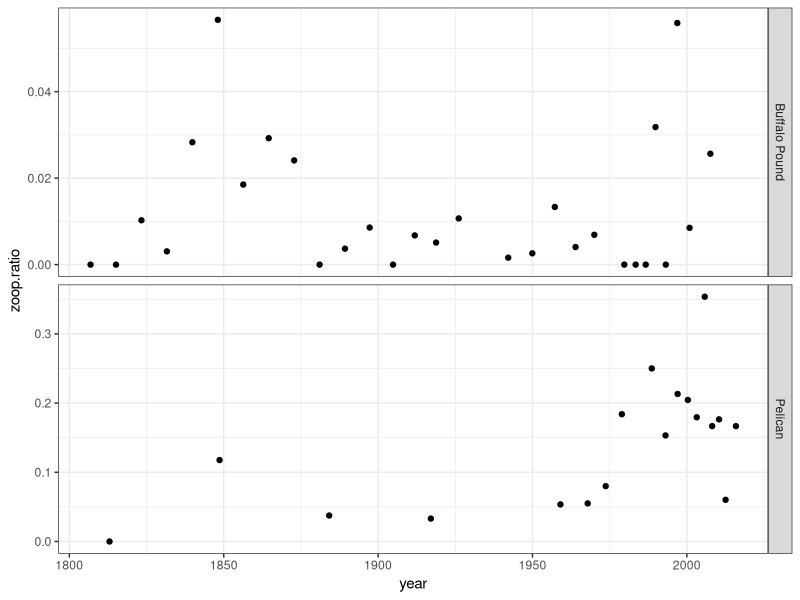
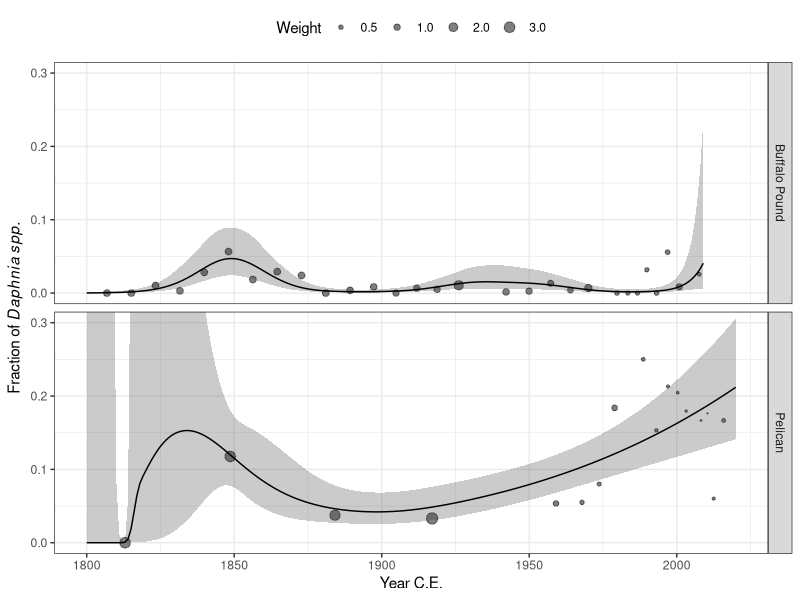
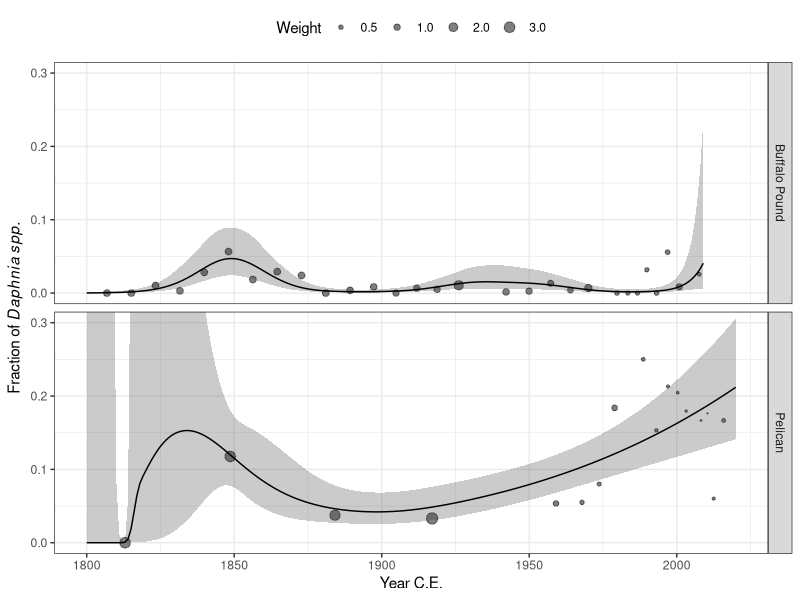

Source code (R) for these figures, in order:
library('readr')   # for importing data
library('dplyr')   # for data wrangling funtions; e.g. mutate(), select(), %>%
library('tidyr')   # for data wrangling funcrions; e.g. expand_grid(), pivot_*
library('ggplot2') # for plotting
library('mgcv')    # for modeling
theme_set(theme_bw())

d <- read_csv('data/full-dataset.csv',
              col_types = cols(.default = 'd', lake = 'f')) %>%
  filter(!is.na(zoop.ratio))

# plotting ####
ggplot(d, aes(year, zoop.ratio)) +
  facet_grid(lake ~ ., scales = 'free_y') +
  geom_point(na.rm = TRUE)

# modelling ####
m.zoops <- gam(zoop.ratio ~ lake + s(year, k = 20, by = lake, bs = 'ad'),
               family = betar(link = 'logit'),
               data = d,
               method = 'REML',
               weights = weight)

# inverse logit function
logit.inv <- function(x) {
  exp(x) / (1 + exp(x))
}

pred <-
  expand_grid(lake = levels(d$lake), year = seq(1800, 2020)) %>%
  filter((lake == 'Buffalo Pound' & year < 2010) | lake == 'Pelican') %>%
  mutate(predict(m.zoops, tibble(lake = lake, year = year), se.fit = TRUE) %>%
           bind_cols(),
         mu = logit.inv(fit),
         lwr = logit.inv(fit - 1.96 * se.fit),
         upr = logit.inv(fit + 1.96 * se.fit))

ggplot() +
  facet_grid(lake ~ .) +
  geom_point(aes(year, zoop.ratio, size = weight), d, alpha = 0.5, na.rm=TRUE) +
  geom_ribbon(aes(year, ymin = lwr, ymax = upr), pred, alpha = 0.25) +
  geom_line(aes(year, mu), pred) +
  coord_cartesian(ylim = c(0, 0.3)) +
  scale_size('Weight', range = range(d$weight), breaks = c(0.5, 1:3)) +
  labs(x = 'Year C.E.', y = expression(Fraction~of~italic(Daphnia~spp.))) +
  theme(legend.position = 'top')

ggsave('figures/zoop-ratio.png', width = 3.23, height = 2, dpi = 300, scale = 2)
